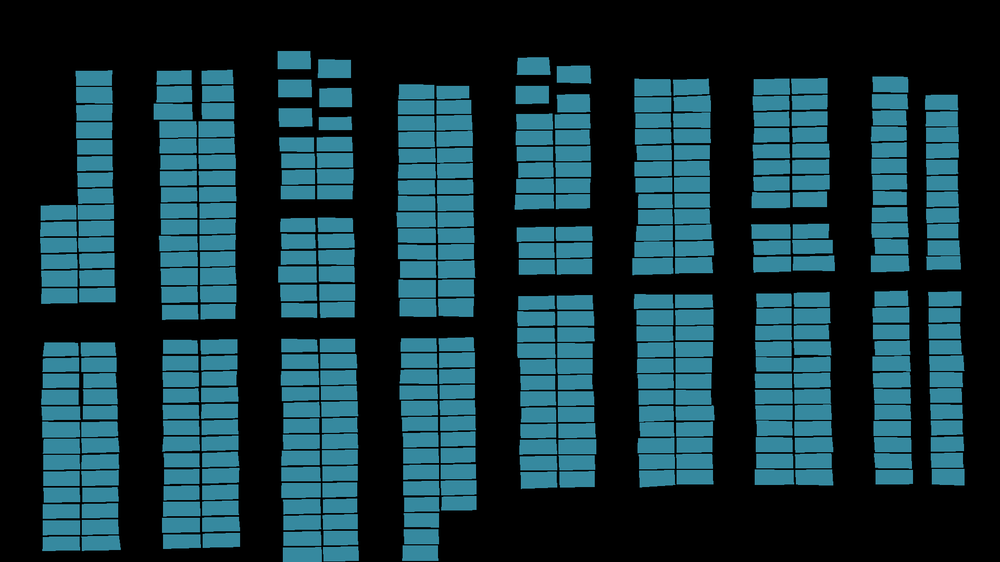
#> input picture images/frame_000000.png, 1000 x 562 px, shrunk from 1920 x 1080 before the run
$ python prepare_mask.py
#> lines starting #> are read from the running program, lines starting #| are printed output that depends on the picture; after the words box and inside, x2 and y2 are one past the last pixel; in counts of white or black regions, pixels touching at a corner belong together
import cv2

# Load the mask generated by  Cvat
image = cv2.imread('images/frame_000000.png')
#> image is the input picture: shape (562, 1000, 3); mean B, G, R 60.1, 51.8, 20.4

# Convert the image to grayscale
gray_image = cv2.cvtColor(image, cv2.COLOR_BGR2GRAY)
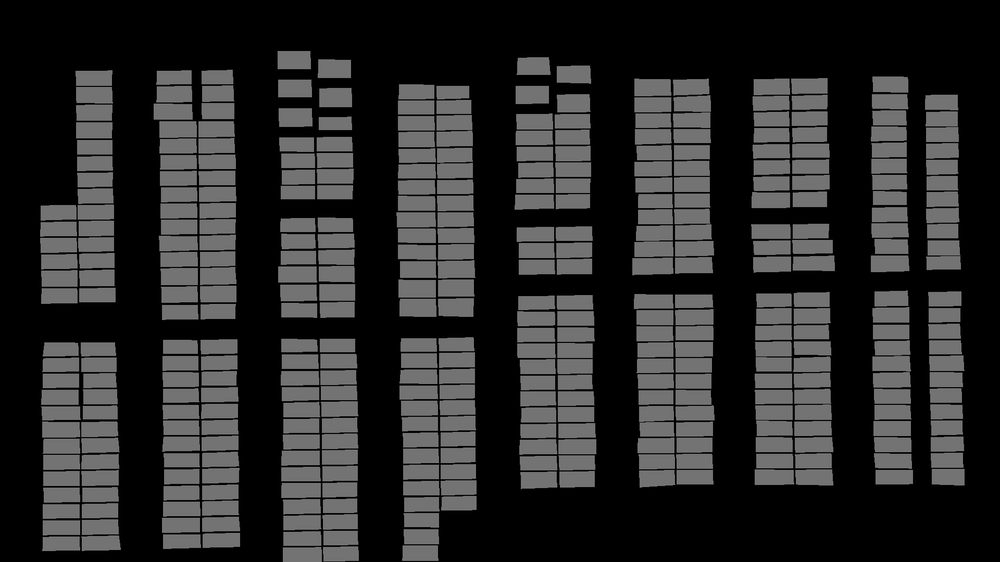
#> gray_image: shape (562, 1000); min 0, max 137, mean 43.4
# Threshold the grayscale image
_, binary_image = cv2.threshold(gray_image, 100, 255, cv2.THRESH_BINARY)
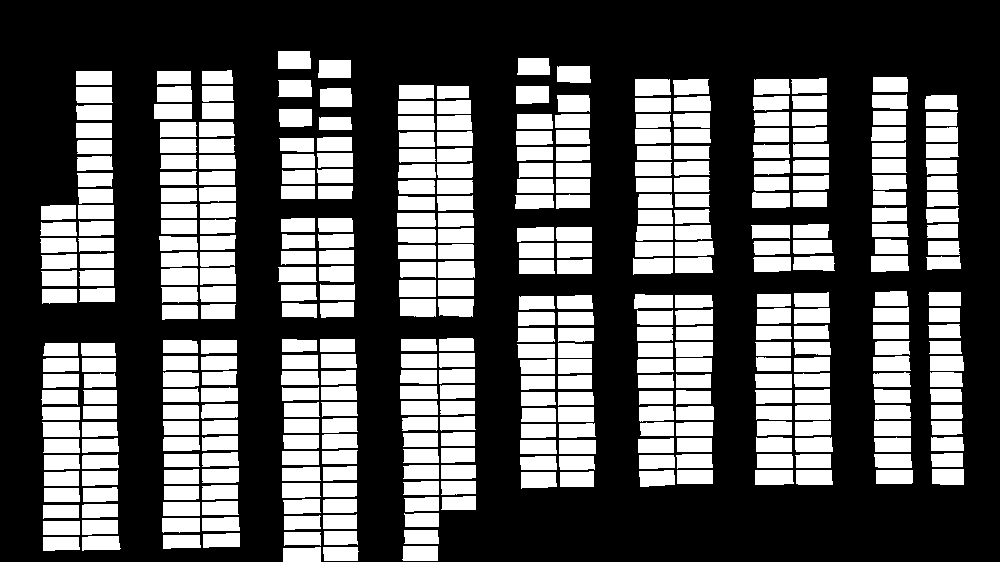
#> binary_image: shape (562, 1000); 34.9% white; 396 white regions, largest, box (x1, y1, x2, y2) and area: (400, 299, 436, 317) 632, (399, 280, 436, 297) 629, (633, 258, 673, 275) 619

# Display the binary image
cv2.imshow('Binary Image', binary_image)
cv2.waitKey(0)
cv2.imwrite('images/mask.png', binary_image)
cv2.destroyAllWindows()
